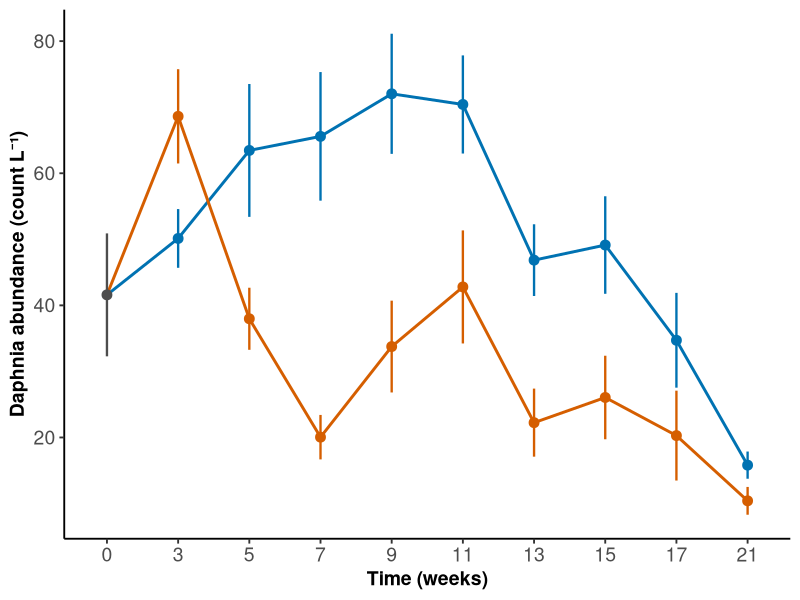

R code for this plot:
## ---- chunk 1
library(dplyr)
library(ggplot2)
library(plotrix)  
library(lme4)
library(car)
library(readr)
library(ggpubr)
library(readxl)
library(tidyr)
## ---- chunk 2
df <- read.table("data_count_daphnia.txt", sep = "\t", header = TRUE)
## ---- chunk 3
df_daph <- df %>%
  rename(daph_count = `number_daphnia`) %>%
  mutate(
    timepoint = as.numeric(timepoint),
    daph_count = as.numeric(daph_count) / 9,
    treatment = factor(treatment, levels = c("control", "heated"))
  )
## ---- chunk 4
daph_sum_trt <- df_daph %>%
  filter(!is.na(timepoint), treatment %in% c("control", "heated")) %>%
  group_by(timepoint, treatment) %>%
  summarise(
    n      = sum(!is.na(daph_count)),
    daph_av = mean(daph_count, na.rm = TRUE),
    daph_se = plotrix::std.error(daph_count, na.rm = TRUE),
    .groups = "drop"
  )

daph_ref0 <- df_daph %>%
  filter(timepoint == 0) %>%
  summarise(
    timepoint = 0,
    treatment = factor("ref", levels = c("ref", "control", "heated")),
    n       = sum(!is.na(daph_count)),
    daph_av = mean(daph_count, na.rm = TRUE),
    daph_se = plotrix::std.error(daph_count, na.rm = TRUE)
  )
## ---- chunk 5
ref_for_lines <- daph_ref0 %>%
  select(timepoint, daph_av, daph_se) %>%
  crossing(
    treatment = factor(c("control", "heated"), levels = c("ref", "control", "heated"))
  )

line_df <- bind_rows(
  ref_for_lines,
  daph_sum_trt %>% mutate(treatment = factor(treatment, levels = c("ref","control","heated")))
)

point_df <- bind_rows(
  daph_ref0,
  daph_sum_trt %>% mutate(treatment = factor(treatment, levels = c("ref","control","heated")))
)

time_levels <- sort(unique(point_df$timepoint))
line_df  <- line_df  %>% mutate(time_f = factor(timepoint, levels = time_levels))
point_df <- point_df %>% mutate(time_f = factor(timepoint, levels = time_levels))
## ---- chunk 6
px_daphnia <- ggplot() +
  geom_line(
    data = line_df,
    aes(x = time_f, y = daph_av, group = treatment, color = treatment),
    linewidth = 1,
    na.rm = TRUE
  ) +
  # error bars
  geom_errorbar(
    data = point_df,
    aes(x = time_f, y = daph_av, ymin = daph_av - daph_se, ymax = daph_av + daph_se, color = treatment),
    width = 0, linewidth = 0.8,
    na.rm = TRUE
  ) +
  # points
  geom_point(
    data = point_df,
    aes(x = time_f, y = daph_av, color = treatment),
    size = 3,
    na.rm = TRUE
  ) +
  scale_color_manual(
    values = c("ref" = "#4D4D4D", "control" = "#0072B2", "heated" = "#D55E00")
  ) +
  labs(
    x = "Time (weeks)",
    y = "Daphnia abundance (count L⁻¹)"
  ) +
  theme_classic(base_size = 14) +
  theme(
    panel.border = element_blank(),
    axis.line = element_line(color = "black"),
    axis.title = element_text(face = "bold", size = 14),
    axis.text  = element_text(size = 14),
    legend.position = "none",
    legend.title = element_blank(),
    legend.text  = element_text(size = 14)
  )

px_daphnia
## ---- chunk 7
m_daph <- lmer(daph_count ~ treatment * timepoint + (1|pond) + (1|block), data = df_daph %>% filter(timepoint != 0))
Anova(m_daph, test = "F")
summary(m_daph)
